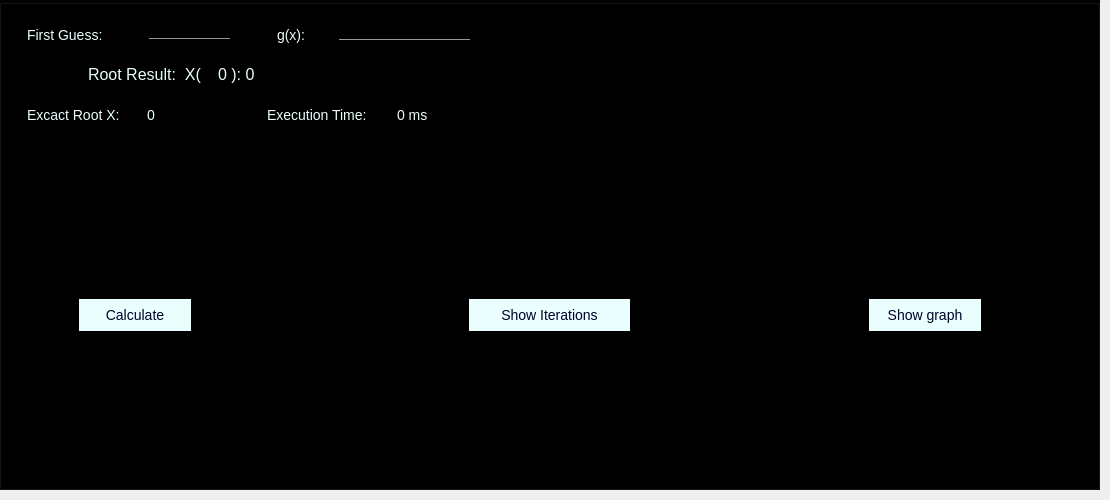
    <widget class="QWidget" name="tab_4">
     <attribute name="title">
      <string>Fixed point</string>
     </attribute>
     <widget class="QGroupBox" name="groupBox">
      <property name="geometry">
       <rect>
        <x>-1</x>
        <y>-1</y>
        <width>1101</width>
        <height>491</height>
       </rect>
      </property>
      <property name="styleSheet">
       <string notr="true">background-color:rgb(0, 0, 0)
</string>
      </property>
      <property name="title">
       <string/>
      </property>
      <widget class="QLabel" name="label_12">
       <property name="geometry">
        <rect>
         <x>20</x>
         <y>20</y>
         <width>121</width>
         <height>31</height>
        </rect>
       </property>
       <property name="styleSheet">
        <string notr="true">background: transparent;
color: rgb(234, 255, 253);
margin: 5px;
font-size: 14px;
font-family: &quot;Sitka&quot;, &quot;Courier New&quot;, monospace;
color: rgb(234, 255, 253);
border: none;</string>
       </property>
       <property name="text">
        <string>First Guess:</string>
       </property>
      </widget>
      <widget class="QLineEdit" name="fixedFirstGuess">
       <property name="geometry">
        <rect>
         <x>150</x>
         <y>20</y>
         <width>81</width>
         <height>20</height>
        </rect>
       </property>
       <property name="styleSheet">
        <string notr="true">border: 0;
border-bottom: 1px solid #999;
background: transparent;
outline: none;
font-size: 14px;
font-family: &quot;Lucida Console&quot;, &quot;Courier New&quot;, monospace;
color: rgb(234, 255, 253);</string>
       </property>
       <property name="inputMask">
        <string/>
       </property>
       <property name="text">
        <string/>
       </property>
      </widget>
      <widget class="QPushButton" name="fixedCalcBtn">
       <property name="geometry">
        <rect>
         <x>80</x>
         <y>300</y>
         <width>112</width>
         <height>32</height>
        </rect>
       </property>
       <property name="styleSheet">
        <string notr="true">border-radius: 50px;
background-color: rgb(234, 255, 253);
font-size: 14px;
font-family: &quot;Sitka&quot;, &quot;Courier New&quot;, monospace;
color: rgb(0, 0, 40);</string>
       </property>
       <property name="text">
        <string>Calculate</string>
       </property>
      </widget>
      <widget class="QPushButton" name="fixedShowIterBtn">
       <property name="geometry">
        <rect>
         <x>470</x>
         <y>300</y>
         <width>161</width>
         <height>32</height>
        </rect>
       </property>
       <property name="styleSheet">
        <string notr="true">border-radius: 50px;
background-color: rgb(234, 255, 253);
font-size: 14px;
font-family: &quot;Sitka&quot;, &quot;Courier New&quot;, monospace;
color: rgb(0, 0, 40);</string>
       </property>
       <property name="text">
        <string>Show Iterations</string>
       </property>
      </widget>
      <widget class="QPushButton" name="fixedShowGpBtn">
       <property name="geometry">
        <rect>
         <x>870</x>
         <y>300</y>
         <width>112</width>
         <height>32</height>
        </rect>
       </property>
       <property name="styleSheet">
        <string notr="true">border-radius: 50px;
background-color: rgb(234, 255, 253);
font-size: 14px;
font-family: &quot;Sitka&quot;, &quot;Courier New&quot;, monospace;
color: rgb(0, 0, 40);</string>
       </property>
       <property name="text">
        <string>Show graph</string>
       </property>
      </widget>
      <widget class="QLabel" name="label_14">
       <property name="geometry">
        <rect>
         <x>80</x>
         <y>60</y>
         <width>171</width>
         <height>31</height>
        </rect>
       </property>
       <property name="styleSheet">
        <string notr="true">background: transparent;
color: rgb(234, 255, 253);
margin: 5px;
font-size: 16px;
font-family: &quot;Sitka&quot;, &quot;Courier New&quot;, monospace;
color: rgb(234, 255, 253);
border: none;</string>
       </property>
       <property name="text">
        <string>Root Result:  X(</string>
       </property>
      </widget>
      <widget class="QLabel" name="fixedRoot">
       <property name="geometry">
        <rect>
         <x>210</x>
         <y>60</y>
         <width>141</width>
         <height>31</height>
        </rect>
       </property>
       <property name="styleSheet">
        <string notr="true">background: transparent;
color: rgb(234, 255, 253);
margin: 5px;
font-size: 16px;
font-family: &quot;Sitka&quot;, &quot;Courier New&quot;, monospace;
color: rgb(234, 255, 253);
border: none;</string>
       </property>
       <property name="text">
        <string>0 ): 0</string>
       </property>
      </widget>
      <widget class="QLabel" name="label_28">
       <property name="geometry">
        <rect>
         <x>20</x>
         <y>100</y>
         <width>131</width>
         <height>31</height>
        </rect>
       </property>
       <property name="styleSheet">
        <string notr="true">background: transparent;
color: rgb(234, 255, 253);
margin: 5px;
font-size: 14px;
font-family: &quot;Sitka&quot;, &quot;Courier New&quot;, monospace;
color: rgb(234, 255, 253);
border: none;</string>
       </property>
       <property name="text">
        <string>Excact Root X:</string>
       </property>
      </widget>
      <widget class="QLabel" name="excactRootFixed">
       <property name="geometry">
        <rect>
         <x>140</x>
         <y>100</y>
         <width>101</width>
         <height>31</height>
        </rect>
       </property>
       <property name="styleSheet">
        <string notr="true">background: transparent;
color: rgb(234, 255, 253);
margin: 5px;
font-size: 14px;
font-family: &quot;Sitka&quot;, &quot;Courier New&quot;, monospace;
color: rgb(234, 255, 253);
border: none;</string>
       </property>
       <property name="text">
        <string>0</string>
       </property>
      </widget>
      <widget class="QLabel" name="label_29">
       <property name="geometry">
        <rect>
         <x>260</x>
         <y>100</y>
         <width>141</width>
         <height>31</height>
        </rect>
       </property>
       <property name="styleSheet">
        <string notr="true">background: transparent;
color: rgb(234, 255, 253);
margin: 5px;
font-size: 14px;
font-family: &quot;Sitka&quot;, &quot;Courier New&quot;, monospace;
color: rgb(234, 255, 253);
border: none;</string>
       </property>
       <property name="text">
        <string>Execution Time:</string>
       </property>
      </widget>
      <widget class="QLabel" name="etFixed">
       <property name="geometry">
        <rect>
         <x>390</x>
         <y>100</y>
         <width>101</width>
         <height>31</height>
        </rect>
       </property>
       <property name="styleSheet">
        <string notr="true">background: transparent;
color: rgb(234, 255, 253);
margin: 5px;
font-size: 14px;
font-family: &quot;Sitka&quot;, &quot;Courier New&quot;, monospace;
color: rgb(234, 255, 253);
border: none;</string>
       </property>
       <property name="text">
        <string>0 ms</string>
       </property>
      </widget>
      <widget class="QLabel" name="label_13">
       <property name="geometry">
        <rect>
         <x>270</x>
         <y>20</y>
         <width>61</width>
         <height>31</height>
        </rect>
       </property>
       <property name="styleSheet">
        <string notr="true">background: transparent;
color: rgb(234, 255, 253);
margin: 5px;
font-size: 14px;
font-family: &quot;Sitka&quot;, &quot;Courier New&quot;, monospace;
color: rgb(234, 255, 253);
border: none;</string>
       </property>
       <property name="text">
        <string>g(x):</string>
       </property>
      </widget>
      <widget class="QLineEdit" name="gx">
       <property name="geometry">
        <rect>
         <x>340</x>
         <y>20</y>
         <width>131</width>
         <height>21</height>
        </rect>
       </property>
       <property name="styleSheet">
        <string notr="true">border: 0;
border-bottom: 1px solid #999;
background: transparent;
outline: none;
font-size: 14px;
font-family: &quot;Lucida Console&quot;, &quot;Courier New&quot;, monospace;
color: rgb(234, 255, 253);</string>
       </property>
       <property name="inputMask">
        <string/>
       </property>
       <property name="text">
        <string/>
       </property>
      </widget>
     </widget>
    </widget>
